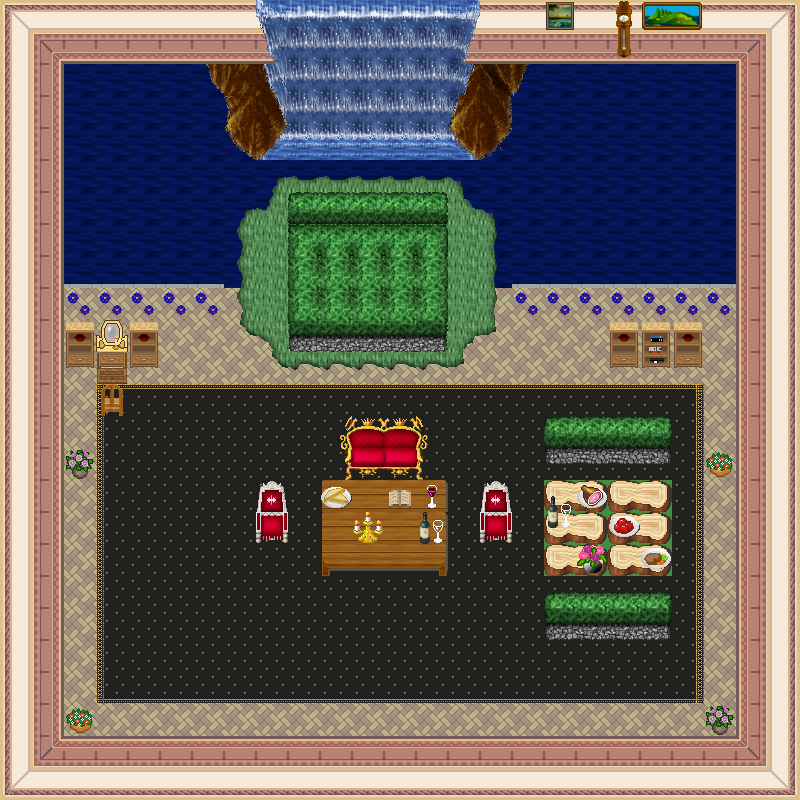

Below is a game level as drawn by its tile map, then a one-line description and the .tmx that defines it (tile-layer data replaced by summaries):
An orthogonal 25x25 tile map with 32x32 px tiles, 5 tile layers (0_floor, 1_terrain, 2_object, 3_roof, ...), 3 hidden layers not drawn, 35 tilesets.

<map version="1.9" tiledversion="1.9.2" orientation="orthogonal" renderorder="right-down" width="25" height="25" tilewidth="32" tileheight="32" infinite="0" nextlayerid="9" nextobjectid="1">
 <tileset firstgid="1" name="water.png" tilewidth="32" tileheight="32" tilecount="24" columns="3">
  <image source="../../tileset/ground/water/water.png" width="96" height="256" />
 </tileset>
 <tileset firstgid="25" name="brown_paving.png" tilewidth="32" tileheight="32" tilecount="2" columns="2">
  <image source="../../tileset/ground/brown_paving.png" trans="ffffff" width="64" height="32" />
 </tileset>
 <tileset firstgid="27" name="carpet/rug_border.png" tilewidth="32" tileheight="32" tilecount="9" columns="3">
  <image source="../../tileset/furniture/carpet/rug_border.png" width="96" height="96" />
 </tileset>
 <tileset firstgid="36" name="ground.png" tilewidth="32" tileheight="32" tilecount="33" columns="3">
  <image source="../../tileset/ground/ground.png" trans="ffffff" width="96" height="352" />
 </tileset>
 <tileset firstgid="69" name="int_wall_pale.png" tilewidth="32" tileheight="32" tilecount="16" columns="2">
  <image source="../../tileset/building/wall/int_wall_pale.png" trans="ff00ff" width="64" height="256" />
 </tileset>
 <tileset firstgid="85" name="int_wall_purple.png" tilewidth="32" tileheight="32" tilecount="20" columns="2">
  <image source="../../tileset/building/wall/int_wall_purple.png" trans="ff00ff" width="64" height="320" />
 </tileset>
 <tileset firstgid="105" name="bricked_edges.png" tilewidth="32" tileheight="32" tilecount="25" columns="5">
  <image source="../../tileset/building/wall/bricked_edges.png" trans="ff00ff" width="160" height="160" />
 </tileset>
 <tileset firstgid="130" name="daisy_blue.png" tilewidth="32" tileheight="32" tilecount="8" columns="2">
  <image source="../../tileset/plant/flower/daisy_blue.png" trans="ffffff" width="64" height="128" />
 </tileset>
 <tileset firstgid="138" name="bright_bookshelf_and_cupboard.png" tilewidth="32" tileheight="32" tilecount="6" columns="3">
  <image source="../../tileset/furniture/shelve/bright_bookshelf_and_cupboard.png" width="96" height="64" />
 </tileset>
 <tileset firstgid="144" name="box.png" tilewidth="32" tileheight="32" tilecount="1" columns="1">
  <image source="../../tileset/item/pot/box.png" width="32" height="32" />
 </tileset>
 <tileset firstgid="145" name="wooden_pale.png" tilewidth="32" tileheight="32" tilecount="4" columns="2">
  <image source="../../tileset/furniture/chair/wooden_pale.png" width="64" height="64" />
 </tileset>
 <tileset firstgid="149" name="earth_dark.png" tilewidth="32" tileheight="32" tilecount="96" columns="12">
  <image source="../../tileset/ground/ridge/earth_dark.png" trans="ffffff" width="384" height="256" />
 </tileset>
 <tileset firstgid="245" name="waterfall.png" tilewidth="32" tileheight="32" tilecount="120" columns="8">
  <image source="../../tileset/ground/water/waterfall.png" trans="ffffff" width="256" height="480" />
 </tileset>
 <tileset firstgid="365" name="throne_small.png" tilewidth="32" tileheight="32" tilecount="2" columns="1">
  <image source="../../tileset/furniture/chair/throne_small.png" width="32" height="64" />
 </tileset>
 <tileset firstgid="367" name="throne.png" tilewidth="32" tileheight="32" tilecount="6" columns="3">
  <image source="../../tileset/furniture/chair/throne.png" width="96" height="64" />
 </tileset>
 <tileset firstgid="373" name="wooden_rectangular.png" tilewidth="32" tileheight="32" tilecount="9" columns="3">
  <image source="../../tileset/furniture/table/wooden_rectangular.png" trans="ff00ff" width="96" height="96" />
 </tileset>
 <tileset firstgid="382" name="hedge.png" tilewidth="32" tileheight="32" tilecount="35" columns="5">
  <image source="../../tileset/plant/bush/hedge.png" trans="ffffff" width="160" height="224" />
 </tileset>
 <tileset firstgid="417" name="rectangular.png" tilewidth="32" tileheight="32" tilecount="4" columns="2">
  <image source="../../tileset/plant/stump/rectangular.png" trans="ffffff" width="64" height="64" />
 </tileset>
 <tileset firstgid="421" name="flowering_plant.png" tilewidth="32" tileheight="32" tilecount="2" columns="2">
  <image source="../../tileset/plant/indoor/flowering_plant.png" width="64" height="32" />
 </tileset>
 <tileset firstgid="423" name="grass_corners.png" tilewidth="32" tileheight="32" tilecount="24" columns="6">
  <image source="../../tileset/ground/grass_corners.png" trans="ffffff" width="192" height="128" />
 </tileset>
 <tileset firstgid="447" name="grass_edges.png" tilewidth="32" tileheight="32" tilecount="36" columns="12">
  <image source="../../tileset/ground/grass_edges.png" trans="ffffff" width="384" height="96" />
 </tileset>
 <tileset firstgid="483" name="food/meals_2.png" tilewidth="32" tileheight="32" tilecount="2" columns="1">
  <image source="../../tileset/item/food/meals_2.png" width="32" height="64" />
 </tileset>
 <tileset firstgid="485" name="candelabra.png" tilewidth="32" tileheight="32" tilecount="1" columns="1">
  <image source="../../tileset/furniture/light/candelabra.png" width="32" height="32" />
 </tileset>
 <tileset firstgid="486" name="book.png" tilewidth="32" tileheight="32" tilecount="4" columns="2">
  <image source="../../tileset/item/documents/book.png" width="64" height="64" />
 </tileset>
 <tileset firstgid="490" name="red_wine.png" tilewidth="32" tileheight="32" tilecount="4" columns="2">
  <image source="../../tileset/item/drink/red_wine.png" width="64" height="64" />
 </tileset>
 <tileset firstgid="494" name="bottle_and_glass" tilewidth="32" tileheight="32" tilecount="8" columns="4">
  <image source="../../tileset/item/drink/bottle_and_glass.png" width="128" height="64" />
 </tileset>
 <tileset firstgid="502" name="flower_vase.png" tilewidth="32" tileheight="32" tilecount="3" columns="3">
  <image source="../../tileset/plant/indoor/flower_vase.png" width="96" height="32" />
 </tileset>
 <tileset firstgid="505" name="meals_1.png" tilewidth="32" tileheight="32" tilecount="2" columns="2">
  <image source="../../tileset/item/food/meals_1.png" width="64" height="32" />
 </tileset>
 <tileset firstgid="507" name="drawer_with_mirror.png" tilewidth="32" tileheight="32" tilecount="2" columns="1">
  <image source="../../tileset/furniture/other/drawer_with_mirror.png" width="32" height="64" />
 </tileset>
 <tileset firstgid="509" name="picture/small.png" tilewidth="32" tileheight="32" tilecount="3" columns="3">
  <image source="../../tileset/furniture/picture/small.png" width="96" height="32" />
 </tileset>
 <tileset firstgid="512" name="wooden_clock.png" tilewidth="32" tileheight="32" tilecount="6" columns="1">
  <image source="../../tileset/furniture/clock/wooden_clock.png" width="32" height="192" />
 </tileset>
 <tileset firstgid="518" name="large_island.png" tilewidth="32" tileheight="32" tilecount="2" columns="2">
  <image source="../../tileset/furniture/picture/large_island.png" width="64" height="32" />
 </tileset>
 <tileset firstgid="520" name="collision.png" tilewidth="32" tileheight="32" tilecount="1" columns="1">
  <image source="../../tileset/logic/collision.png" width="32" height="32" />
 </tileset>
 <tileset firstgid="521" name="vegetable.png" tilewidth="32" tileheight="32" tilecount="16" columns="8">
  <image source="../../tileset/logic/item/vegetable.png" width="256" height="64" />
 </tileset>
 <tileset firstgid="537" name="carpets.png" tilewidth="32" tileheight="32" tilecount="8" columns="4">
  <image source="../../tileset/furniture/carpet/carpets.png" width="128" height="64" />
 </tileset>
 <layer id="1" name="0_floor" width="25" height="25">
  <data>[625 cells, 529 non-empty, 6 distinct tile ids]</data>
 </layer>
 <layer id="2" name="1_terrain" width="25" height="25">
  <data>[625 cells, 501 non-empty, 75 distinct tile ids]</data>
 </layer>
 <layer id="3" name="2_object" width="25" height="25">
  <data>[625 cells, 65 non-empty, 42 distinct tile ids]</data>
 </layer>
 <layer id="4" name="3_roof" width="25" height="25">
  <data>[625 cells, 50 non-empty, 20 distinct tile ids]</data>
 </layer>
 <layer id="5" name="4_roof_add" width="25" height="25">
  <data>[625 cells, 10 non-empty, 3 distinct tile ids]</data>
 </layer>
 <layer id="6" name="objects" width="25" height="25" visible="0">
  <data>[625 cells, 6 non-empty, 2 distinct tile ids]</data>
 </layer>
 <layer id="7" name="collision" width="25" height="25" visible="0" opacity="0.37">
  <data>[625 cells, 249 non-empty, 1 distinct tile ids]</data>
 </layer>
 <layer id="8" name="protection" width="25" height="25" visible="0" opacity="0.33">
  <data>[625 cells, 0 non-empty, 0 distinct tile ids]</data>
 </layer>
</map>
